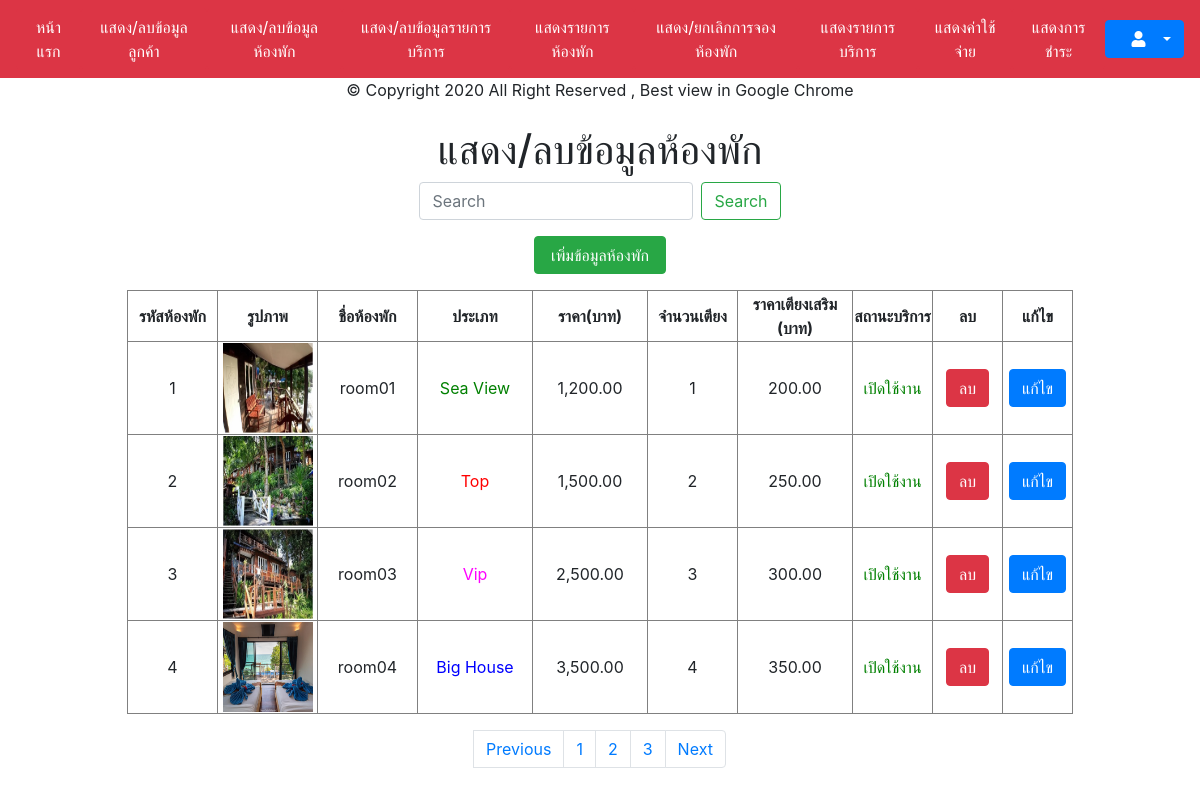
The app's page /input-output/backend/emp/show_room.php with its own data.
### tables this page shows
CREATE TABLE `room` (
  `room_id` int(5) NOT NULL,
  `room_name` varchar(15) DEFAULT NULL,
  `room_category` int(1) DEFAULT NULL,
  `room_price` int(4) DEFAULT NULL,
  `room_picture` varchar(255) DEFAULT NULL,
  `room_bed` int(2) DEFAULT NULL,
  `room_rate` int(6) DEFAULT NULL,
  `room_status` int(1) DEFAULT NULL,
  `room_statsv` int(1) DEFAULT NULL
);

### input-output/backend/emp/show_room.php (the view, shortened to what this page needs)
<?php require'header.php';require'../../../public/switch.php';
?>
<h1 align="center">แสดง/ลบข้อมูลห้องพัก</h1>
<form class="form-inline justify-content-center">
<input class="form-control mr-2" type="search" placeholder="Search" aria-label="Search" id="search_text">
<button class="btn btn-outline-success" type="submit">Search</button></form><p></p>
<p align="center"><a class="btn btn-success pl-3 pr-3" href="add_room.php">เพิ่มข้อมูลห้องพัก<a></p>
<table align="center" border="1" style="text-align:center;">
	<thead>
		<tr>
			<th width="90">รหัสห้องพัก</th>
			<th width="100">รูปภาพ</th>
			<th width="100">ชื่อห้องพัก</th>
			<th width="115">ประเภท</th>
			<th width="115">ราคา(บาท)</th>
			<th width="90">จำนวนเตียง</th>
			<th width="115">ราคาเตียงเสริม (บาท)</th>
			<th width="80">สถานะบริการ</th>
			<th width="70">ลบ</th>
			<th width="70">แก้ไข</th>
		</tr>
	</thead>
	<tbody>
		<?php
			$sql="SELECT * FROM room";
			$result=$db->query($sql);
$numrows = $result->num_rows;
$Per_Page = 4;
$Page = $_GET["page"];
if(!$_GET["page"])
{$Page=1;}
$Prev_Page = $Page-1;
$Next_Page = $Page+1;
$Page_Start = (($Per_Page*$Page)-$Per_Page);
if($numrows<=$Per_Page)
{$Num_Pages =1;}
else if(($numrows % $Per_Page)==0)
{$Num_Pages =($numrows/$Per_Page) ;}
else
{$Num_Pages =($numrows/$Per_Page)+1;
$Num_Pages = (int)$Num_Pages;}
$sql .=" ORDER BY room_id ASC LIMIT $Page_Start , $Per_Page";
$result = $db->query($sql);
			while ($row=$result->fetch_assoc()){?>
		<tr>
			<td><?=$row['room_id']?></td>
			<td><img src="../../../img/room/<?=$row['room_picture'];?>" width="90" height="90"/></td>
			<td><?=$row['room_name']?></td>
			<td><?=type_room($row['room_category'])?></td>
			<td><?=number_format($row['room_rate'],2)?></td>
			<td><?=$row['room_bed']?></td>
			<td><?=number_format($row['room_price'],2)?></td>
			<td><?=status_room($row['room_statsv'])?></td>
			<td><a class="btn btn-danger" href="show_room.php?id=<?=$row['room_id']; ?>" onclick="return confirm('ต้องการลบข้อมูลห้องพักใช่หรือไม่?')">ลบ</a></td>
			<td><a class="btn btn-primary" href="edit_room.php?id=<?=$row['room_id']; ?>">แก้ไข</a></td>
		</tr>
		<?php }$result->free();$db->close();?>
	</tbody>
</table>
<nav aria-label="Page navigation example">
  <ul class="pagination justify-content-center">
<?php if($Prev_Page==0)$Prev_Page++;?>
    <li class="page-item"><a class="page-link" href="show_room.php?page=<?=$Prev_Page;?>">Previous</a></li>
<?php for($i=1; $i<=$Num_Pages; $i++) {?>
<li class="page-item"><a class="page-link" href="show_room.php?page=<?=$i;?>"><?=$i; ?></a></li>
<?php } ?>
    <li class="page-item"><a class="page-link" href="show_room.php?page=<?=$Next_Page;?>">Next</a></li>
  </ul>
</body>
</html>

### public/switch.php (shortened to what this page needs)
<?php
function type_room($type1){switch ($type1){
case 1:return "<span style='color:green;'>Sea View</span>";break;
case 2:return "<span style='color:red;'>Top</span>";break;
case 3:return "<span style='color:fuchsia;'>Vip</span>";break;
case 4:return "<span style='color:blue;'>Big House</span>";break;
default:return "ไม่พบประเภท";break;}}
function status_room($type1){switch ($type1) {
case 1:return "<span style='color:green;'>เปิดใช้งาน</span>";break;
default:return "ไม่พบประเภท";break;}}
?>

### records on screen
room: room_id "1", room_picture (picture), room_name "room01", room_category "Sea View", room_rate "1,200.00", room_bed "1", room_price "200.00", room_statsv "เปิดใช้งาน"
room: room_id "2", room_picture (picture), room_name "room02", room_category "Top", room_rate "1,500.00", room_bed "2", room_price "250.00", room_statsv "เปิดใช้งาน"
room: room_id "3", room_picture (picture), room_name "room03", room_category "Vip", room_rate "2,500.00", room_bed "3", room_price "300.00", room_statsv "เปิดใช้งาน"
room: room_id "4", room_picture (picture), room_name "room04", room_category "Big House", room_rate "3,500.00", room_bed "4", room_price "350.00", room_statsv "เปิดใช้งาน"
